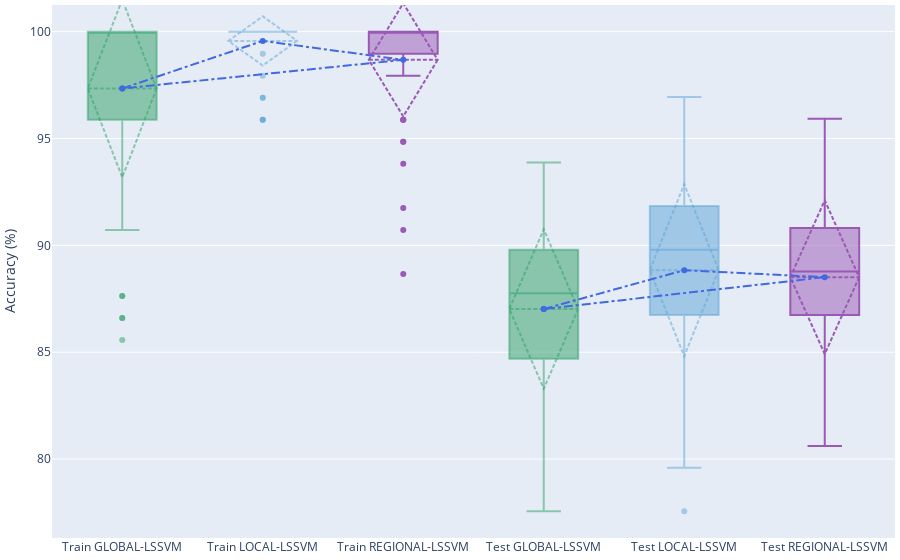
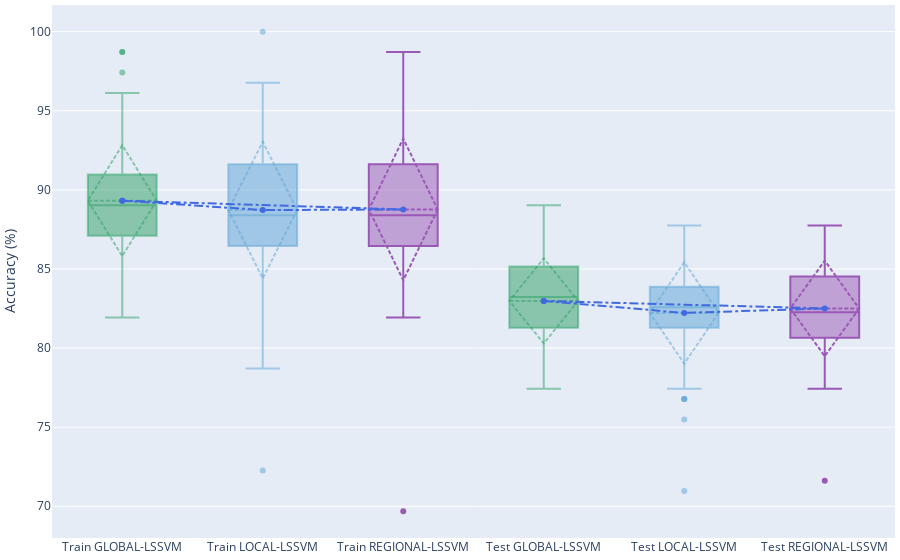
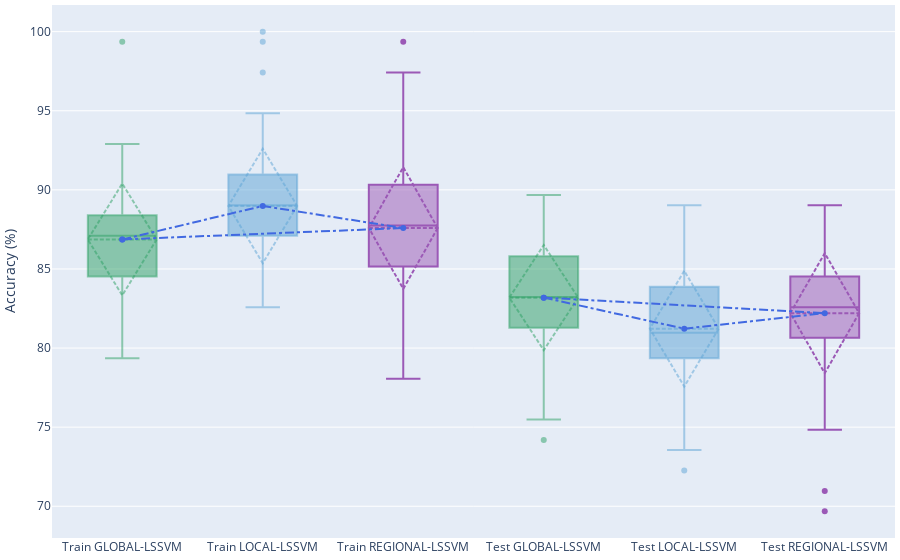
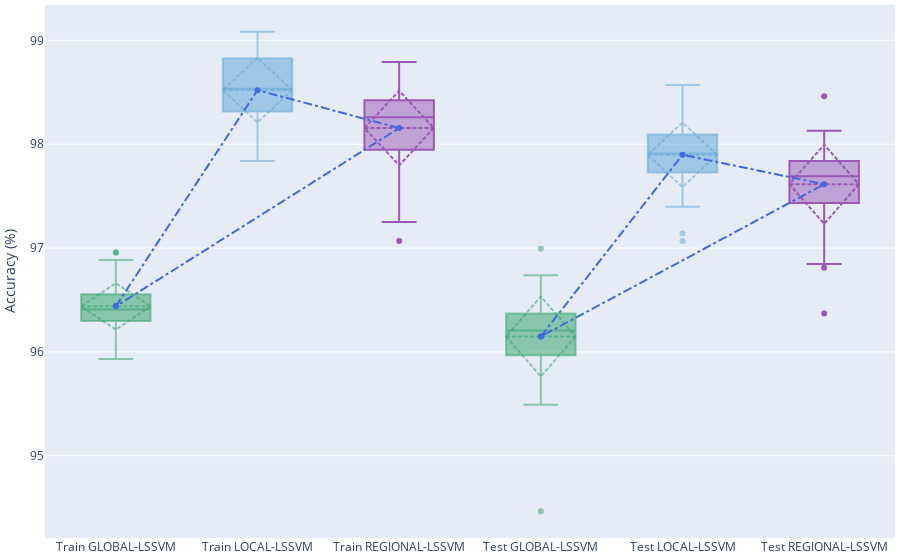

Here is the notebook cell these charts were saved with, in order:
### Markdown cell above
#### 1. Comparing boxplots of accuracy on train and test sets

### Code cell
ResultProcessor.process_results_in_multiple_datasets(ds_names, _dataframes_dict, ResultProcessor.compare_boxplot_per_set)
